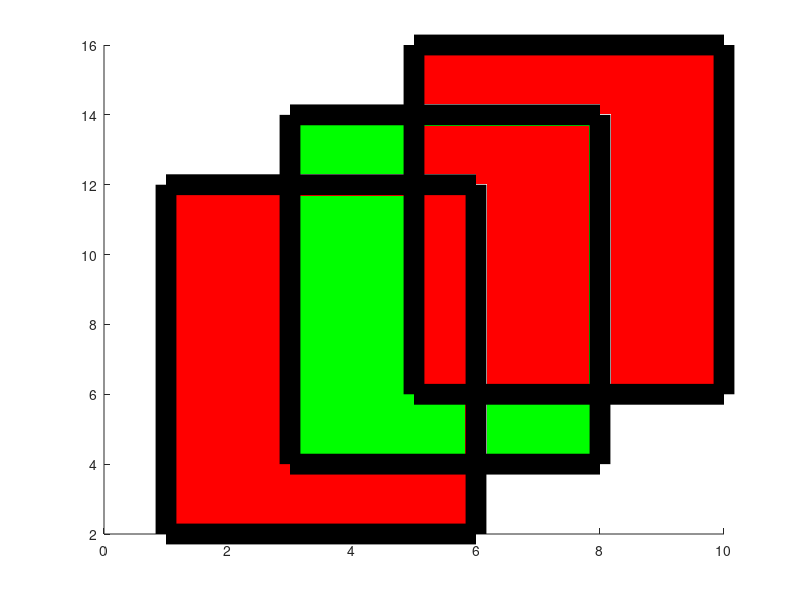

Write the MATLAB code that produced this figure. (Note: this script raises an error after producing the figure.)
function cleantest()

addpath('../');
if ~isdir('results')
    mkdir('results');
end

fh = figure;
hold on;
colormap default;

% ------------------
% TEST: Z-Order test
% ------------------
clf;
rectangle('Position',[1,2,5,10],'FaceColor',[1 0 0],'EdgeColor','k','LineWidth',15);
rectangle('Position',[3,4,5,10],'FaceColor',[0 1 0],'EdgeColor','k','LineWidth',15);
rectangle('Position',[5,6,5,10],'FaceColor',[1 0 0],'EdgeColor','k','LineWidth',15);
print(gcf,'-depsc','-painters','results/area1_out.eps');
tic;
epsclean('results/area1_out.eps','results/area1_clean.eps',false,true); % NEEDS SOFT GROUPING!!
disp(toc);

% ------------------
% TEST: One continous (3D) line is hacked up by Matlab, but is restored by epsclean
% ------------------
clf;
x = [760,760,756,755,755,753,748,745,745,743,738,736,735,731,729,728,727,726,726,725,720,719,718,718,715,714,713,712,712,709,706,701,700,698,697,696,694,694,689,689,686,682,678,675,672,672,672,671,670,670,670,669,669,669,669,669,669,669,670,670,671,672,672,674,674,675,679,680,683,684,696,697,697];
y = [1101,1101,1102,1102,1102,1102,1103,1103,1104,1104,1105,1106,1106,1108,1108,1108,1108,1108,1108,1108,1110,1110,1110,1111,1113,1113,1113,1112,1112,1113,1114,1117,1118,1120,1121,1121,1122,1122,1126,1127,1130,1135,1140,1145,1150,1150,1150,1154,1156,1157,1158,1165,1167,1167,1171,1174,1183,1185,1186,1190,1193,1203,1206,1211,1212,1213,1225,1228,1234,1238,1256,1257,1257];
z = [6426,6426,6426,6426,6426,6426,6425,6425,6425,6425,6425,6425,6425,6425,6425,6425,6425,6425,6425,6425,6425,6425,6425,6425,6425,6425,6425,6425,6425,6425,6425,6425,6425,6425,6425,6425,6425,6425,6425,6425,6425,6425,6425,6425,6425,6425,6425,6425,6425,6425,6425,6425,6425,6425,6425,6425,6425,6425,6425,6425,6425,6425,6425,6425,6425,6425,6425,6426,6426,6426,6426,6426,6426];

plot3(x/100,y/100,z/100,'lineWidth',0.8,'color',[0,0.5,1]);
view([0.0124413699949245,0.00718302831565741,-0.999896802883611]);
axis off; axis tight; zlim([-100, 100]);
print(gcf,'-depsc','-painters','results/line1_out.eps');
tic;
epsclean('results/line1_out.eps','results/line1_clean.eps');
disp(toc);

% ------------------
% TEST: Export of binary images in .eps file + Z-Order problems
% ------------------
clf;
load handel.mat;
spectrogram(y,128,120,128,Fs);
print(gcf,'-depsc','-painters','results/handel_out.eps');
tic;
epsclean('results/handel_out.eps','results/handel_clean.eps',false,true); % NEEDS SOFT GROUPING!!
disp(toc);

% ------------------
% TEST: White line artefacts
% ------------------
clf;
z = peaks;
contourf(z);
print(gcf,'-depsc','-painters','results/test1_out.eps');
tic;
epsclean('results/test1_out.eps','results/test1_clean.eps');
disp(toc);

% ------------------
% TEST: White line artefacts + quite big (file size ~ 1.7 MB)
% ------------------
clf;
[X,Y,Z] = peaks(100);
[~,ch] = contourf(X,Y,Z);
ch.LineStyle = 'none';
ch.LevelStep = ch.LevelStep/10;
colormap('hot')
saveas(gcf, 'results/test2_out.eps', 'epsc');
tic;
epsclean('results/test2_out.eps','results/test2_clean.eps');
disp(toc);

close(fh);

end

